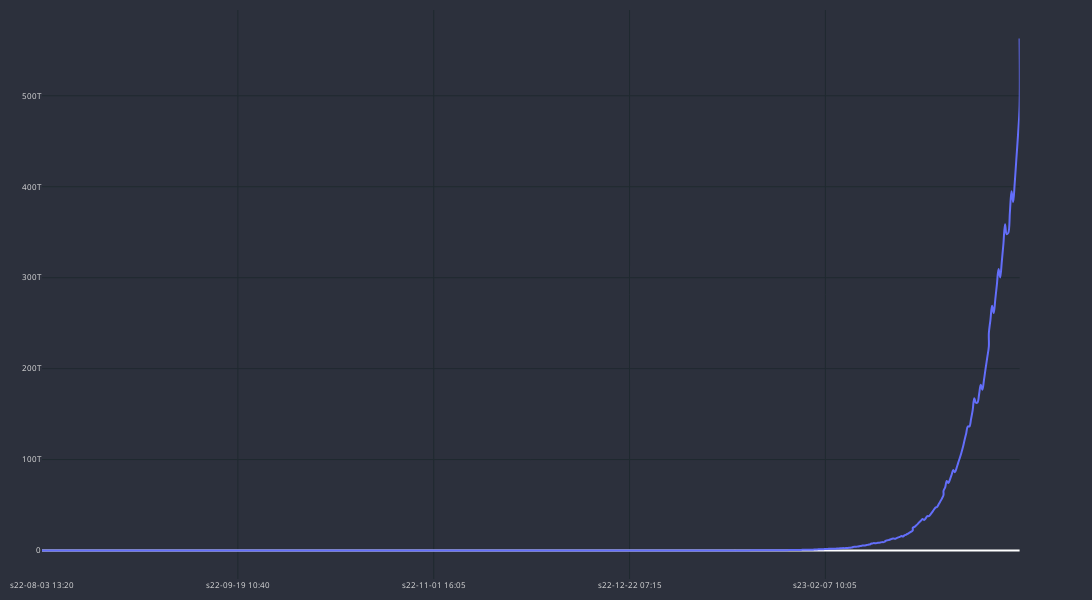

The notebook cell saved with this chart:
### Code cell
df_res_m5_plot = df_res_m5#.loc[:200]
df_res_m5_plot['time'] = df_res_m5_plot['end_time']
cp = CandlePlot(df_res_m5_plot, candles=False)
cp.show_plot(line_traces=['balance'])

### Figure 1 — Plotly figure (JSON) as saved in the notebook; plotly's stock layout.template omitted (floating-point values rounded to 4 significant figures; data arrays with more than 128 entries replaced by an {"elided": "..."} marker saying what was removed)
{"data": [{"line": {"shape": "spline", "width": 2}, "name": "balance", "type": "scatter", "x": {"elided": "642 str values"}, "xaxis": "x", "y": {"elided": "642 float values"}, "yaxis": "y"}], "layout": {"font": {"color": "#e1e1e1", "size": 8}, "height": 600, "margin": {"b": 10, "l": 10, "r": 10, "t": 10}, "paper_bgcolor": "#2c303c", "plot_bgcolor": "#2c303c", "width": 1400, "xaxis": {"anchor": "y", "domain": [0, 0.94], "gridcolor": "#1f292f", "nticks": 5, "rangeslider": {"visible": false}}, "yaxis": {"anchor": "x", "domain": [0, 1], "gridcolor": "#1f292f"}, "yaxis2": {"anchor": "x", "gridcolor": "#1f292f", "overlaying": "y", "side": "right"}}}
